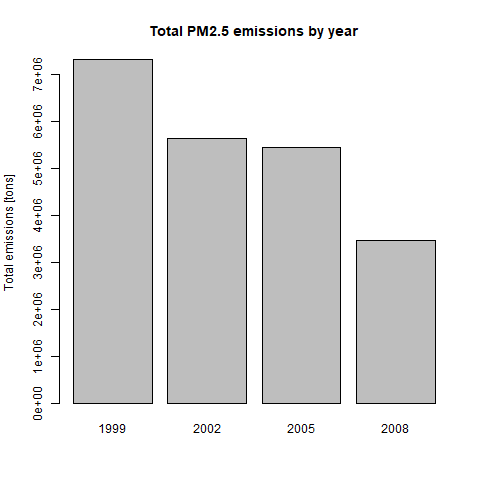

Source code (R):
# load data frame from file
source("loadData.R")

# compute sum by each year
EMbyYear <- tapply(NEI$Emissions,NEI$year,sum)

# open png device
png(file = "plot1.png",height=480, width=480)

# draw chart on the opened device
barplot(EMbyYear,ylab = "Total emissions [tons]"
                ,main = "Total PM2.5 emissions by year")

# close device
dev.off()